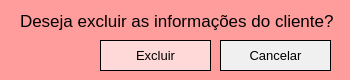
<?xml version="1.0" encoding="UTF-8"?>
<ui version="4.0">
 <class>MainWindow</class>
 <widget class="QMainWindow" name="MainWindow">
  <property name="geometry">
   <rect>
    <x>0</x>
    <y>0</y>
    <width>350</width>
    <height>80</height>
   </rect>
  </property>
  <property name="minimumSize">
   <size>
    <width>350</width>
    <height>80</height>
   </size>
  </property>
  <property name="maximumSize">
   <size>
    <width>350</width>
    <height>80</height>
   </size>
  </property>
  <property name="windowTitle">
   <string>Exclusão de registro de cliente</string>
  </property>
  <property name="styleSheet">
   <string notr="true">background-color: rgb(255, 157, 157);</string>
  </property>
  <widget class="QWidget" name="centralwidget">
   <widget class="QLabel" name="label_erro1">
    <property name="geometry">
     <rect>
      <x>20</x>
      <y>10</y>
      <width>321</width>
      <height>21</height>
     </rect>
    </property>
    <property name="font">
     <font>
      <pointsize>13</pointsize>
     </font>
    </property>
    <property name="text">
     <string>Deseja excluir as informações do cliente?</string>
    </property>
   </widget>
   <widget class="QPushButton" name="ok_excluir">
    <property name="geometry">
     <rect>
      <x>100</x>
      <y>40</y>
      <width>111</width>
      <height>31</height>
     </rect>
    </property>
    <property name="font">
     <font>
      <pointsize>10</pointsize>
     </font>
    </property>
    <property name="styleSheet">
     <string notr="true">border: 1px solid rgb(0,0,0);
background-color: rgb(255, 216, 216);</string>
    </property>
    <property name="text">
     <string>Excluir</string>
    </property>
   </widget>
   <widget class="QPushButton" name="cancelar_excluir">
    <property name="geometry">
     <rect>
      <x>220</x>
      <y>40</y>
      <width>111</width>
      <height>31</height>
     </rect>
    </property>
    <property name="font">
     <font>
      <pointsize>10</pointsize>
     </font>
    </property>
    <property name="styleSheet">
     <string notr="true">border: 1px solid rgb(0,0,0);
background-color: rgb(240, 240, 240);</string>
    </property>
    <property name="text">
     <string>Cancelar</string>
    </property>
   </widget>
  </widget>
 </widget>
 <resources/>
 <connections/>
</ui>
